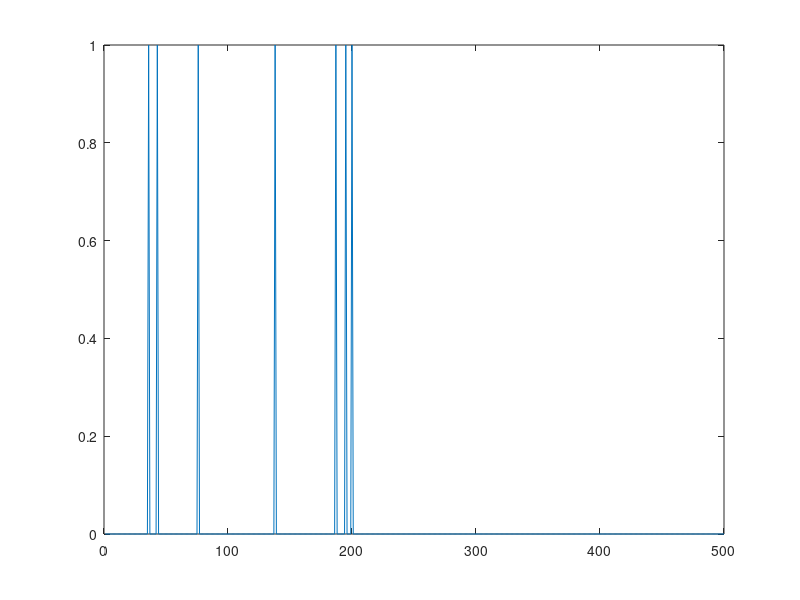

Reproduce this figure in MATLAB.
%%  MA665 - Lab 3:  Poisson models
%   In this tutorial we will construct Poisson models of spiking.  We
%   will also analyze the data from the previous tutorial and determine if
%   it is, in fact, Poisson.

%%  Preliminaries.
%   Text preceded by a '%' indicates a 'comment'.  This text should appear
%   green on the screen.  I will use comments to explain what we're doing 
%   and to ask you questions.  Also, comments are useful in your own code
%   to note what you've done (so it makes sense when you return to the code
%   in the future).  It's a good habit to *always* comment your code.  I'll
%   try to set a good example, but won't always . . . 

%%  NOTES - Challenge Problems.
%   You'll find *seven* challange problems.  Your task --- answer
%   at least three of them.  Present your results to me in whatever format you think is
%   appropriate.  Your solutions should include figures (with axes labeled
%   and captions) and explanatory text.  Also, please include any
%   MATLAB code you write;  remember to include comments in the
%   code.  The comments should be detailed enough that you could share your
%   code with any of your classmates / colleagues.  Watch out for *Extreme*
%   Challenge problems --- they're tricky.  If you email me your solutions
%   please send as PDF.

%%  Part 1:  Is the data Poisson?
%   To start, we'll return to a data example from last week's tutorial.
%   Download the data from Lab 2 at:
%
%   http://makramer.info/MA665
%
%   And start by loading the first data set,

load('d1.mat')

%   As before, you should now see the variable 'd' in the workspace.  Each
%   row corresponds to a trial (1000 in total) and each column corresponds
%   to a moment in time (500 in total).  The sampling rate is 1000 Hz.  So,
%   we collect 1000 trials from our spiking neuron, each lasting 500 ms.
%   Remember?

%   In class, we determined a method to check if a data set exhibits
%   Poisson properties:  compute the Fano factor.  To do so, we must
%   compute the mean and variance in the number of spikes per trial.  First,
%   let's calculate the number of spikes per trial.  We performed this same
%   calculation in Lab 2,

n_spikes_per_trial = sum(d,2);

%Q:  Compute the variance in the number of spikes per trial.
%HINT:  You'll need to implement a MATLAB command to compute the "variance".
%Try looking in MATLAB Help . . .

%   The formula for the Fano factor is:
%
%   FANO =  [variance in the # of spikes per trial] / [average # spikes per trial]
%
%   Hmm . . . 

%Q (In lab):  What is the Fano factor for "d1"?  Compare with your
%classmates.

%Q (In lab):  Based on your calculation, do you think the data is Poisson?

%%  Part 2:  Generating Poisson distributions.
%   We've talked about Poisson distributions, but we haven't seen any.
%   What do Poisson distributions actually look like?  To answer this, let's
%   generate Poission distributions in MATLAB and plot them.

%   In MATLAB, it's easy to generate samples from a Poisson distribution.
%   To do so, we must first specify a single parameter --- lambda.  Let's start
%   with the choice,

lambda=10;

%   By making this choice, we fix the average number of spikes per trial to
%   10. Now, let's generate a single random number from a Poisson
%   distribution with lambda=10,

poissrnd(lambda)

%Q (in lab):  Execute the above command a few times.  What type of values do you get?

%   It's sometimes useful to generate a vector of Poisson random numbers.  Here's
%   how to generate 10,000 Poisson random numbers with parameter lambda,

myRands = poissrnd(lambda, [10000,1]);

%Q (in lab):  Convince yourself that the list of numbers in "myRands" is, in fact,
%Poisson distributed.  Do this in any way you think appropriate, but do
%some calculations . . . no circular arguments!  HINT:  Think "Fano" ...

%   Now, let's visually examine the *distribution* of these Poisson random
%   numbers.  To do so, we can plot a histogram of these numbers.

hist(myRands, (0:1:30))
xlabel('Random Number Value');
ylabel('Counts')

%   We can scale the vertical axis of this plot to display instead the
%   *proportion* of numbers within each interval.  To do so, let's call,

[h b] = hist(myRands, (0:1:30));

%   Notice that, in this case, we call the "hist" function with two
%   outputs.  These outputs hold:  the histogram counts (h) and the bins
%   (b).  Let's now plot the histogram counts scaled by the total number of
%   Poission numbers,

bar(b,h/10000)
xlabel('Random Number Value');
ylabel('Proportion')

%%%%  ASIDE %%%%
%
%   We can compare the histogram computed from the list of random
%   numbers to the acutal probability density function for a Poisson
%   distribution.  To do so,

hold on
plot(b,poisspdf(b,lambda), 'r')
hold off

%   See MATLAB Help if you're interested in the function "poisspdf".

%%  Part 3:  Is the data *not* Poission?
%   To justify that neural data is Poission, we examine the Fano factor.  If
%   it's *near* one, then we claim that the data is Poission.  But
%   how "near one" is near enough?  Does a Fano factor of 1.10 indicate
%   that the data is Poisson or not?
%
%   To answer this, we'll first hypothesize that the neural data *is* Poission.
%   We'll then compare the Fano factor we compute from the data (the "statistic") to the
%   distribution of Fano factors we expect for a true Poission process.  If we
%   find that our statistic lies outside the 95% confidence intervals of
%   this distribution, then we'll reject our hypothesis that the data is
%   Poission.  Note:  this is a standard argument in statistics --- assume
%   something is true, then reject this assumption.
%
%   The first step is to determine the distribution of the Fano factor for
%   true Poisson data.  It turns out that this distribution is a "gamma"
%   distribution with the following form,
%
%   FANO ~ gamma((N-1)/2, 2/(N-1))
%
%   where "N" is the number of trials (in our case).  Let's look at this
%   gamma probability density and try to get an intuitive sense for its
%   shape.  To do so, execute the following code,

N = 1000;                               %The number of trials, in our case.
FANO = (0:0.001:2);                     %Define a range of FANO values we might observe.
y = gampdf(FANO, (N-1)/2, 2/(N-1));     %Compute the gamma distribution [See MATLAB Help if you're interested] ...
y = y/N;                                %Scale the gamma distribution by the total number of trials.
plot(FANO,y);                           %  and plot it
xlabel('Fano Factor')
ylabel('Proportion')
title('Distribution of Fano factors expected for Poisson data')

%   The most probable value for the Fano factor is 1, but we would *not* be
%   surprised to observe a Fano factor of 1.05 or 0.95 if the data are
%   Poisson.  On the other hand, we would be *very* surprised to observe a
%   Fano factor of 1.5 or 0.5;  the probability of those values occuring
%   is very low if the data are indeed Poisson.

%   Let's now define the 95% confidence interval for the Fano factor,

upper = gaminv(0.975, (N-1)/2, 2/(N-1));
lower = gaminv(0.025, (N-1)/2, 2/(N-1));

%   The first line determines the value of the FANO factor at which 97.5% of
%   the area under the PDF is to the left.  The second line determines the
%   value of the FANO factor at which only 2.5% of the area under the PDF
%   is to the left.

%   We expect true Poission data to generate Fano factors between [lower, upper]
%   95% of the time.  Let's plot these limits on the gamma distribution,

hold on
plot([lower lower], [0 max(y)], 'r');
plot([upper upper], [0 max(y)], 'r');
hold off

%   The two (vertical) red lines on the plot indicate the 95% confidence
%   interval for the Fano factor.  In other words, when we observe 1000
%   trials, we expect to observe a Fano factor between the red lines 95% of
%   the time if the data are Poisson.  If we observe a Fano factor outside
%   of this interval, we reject the hypothesis that the data are Poission.

%Q (in lab):  Use these results to test the hypothesis that "d1" is Poisson
%data.  Discuss your results in lab.

%%  Part 4a:  Generating Poisson distributions from binomial distributions.
%   In class, we discussed the binomial distribution, which was useful for
%   examining the outcome of coin flips.  We can compute binomial random
%   numbers (just as we computed Poisson random numbers) using built-in
%   MATLAB commands.  Let's compute a single binomial random number,

m=1;
p=0.5;
binornd(m,p)

%   In the call to function "binornd" we specify two parameters,
%
%   m = total number of coin flips.
%   p = probability of success (i.e., heads) of each coin flip, 0 <= p <= 1.
%
%   The output of the function "binornd" is number of successes.  This number is
%   always less than (or equal to) m.

%Q (in lab):  Keep m=1 fixed, and vary p.  What values does "binornd" return when p
%is near 0 (i.e., when the chance of success is small)?  When p is near 1
%(i.e., when the chance of success is large)?

%   Now, let's make the probability of success really small (p=0.01).

p=0.01;
binornd(m,p)

% Q (in lab):  Execute the above 3 lines of code multiple times.  How many success do
%you tend to observe?

%   It's irritating to execute three lines of code over and over again.
%   So, instead, let's generate a long list of binomial random numbers.  We
%   do so by adding another argument to the end of the function "binornd",

myRands = binornd(m,p,[500,1]);

%   Here we generate 500 binomial random numbers.  Each random number is
%   drawn from the same binomial distribution with m and p as specified
%   above.  Let's plot "myRands" and see what we've created,

plot(myRands)

%   Notice that it's mostly zeros.  Every so often, we observe a single
%   "successful coin flip" --- let's think of these rare, successful events 
%   as spikes.  In other words, let's imagine that the "1"s in "myRand"
%   correspond to times when a simulated neuron generates a spike, and
%   the "0"s correspond to spike free times.  Our simulated neuron is
%   dominated by spike free times (i.e., it rarely spikes).  You may have
%   expected this;  the probability of success (p) is quite low.

%%  Part 4b:  Simulating spike trains using the binomial distribution.
%   The last result in Part 4a suggests we can simulate spike trains using
%   the binomial distribution.  Let's do this, but now for a number of
%   trials.  First, let's define the number of trials (100), the length of each
%   trial (500ms), and a new matrix "data" to hold the data we create,

ntrials=100;
T = 500;
data = zeros(ntrials, T);

%   We'll consider 100 trials and, for each
%   trial, let's generate 500 binomial random numbers with p=0.01 and
%   m=500.  We'll think of each random number as representing the number
%   of spikes in a 1 ms time interval;  because we collect 500 binomial
%   random numbers, we'll imagine this represents 500 ms of data (per
%   trial).  In each subinterval our simulated neuron spikes (success!) or does not
%   spike.  For each trial, let's compute and save the 500 coin-flips.
%   All of this is done in the next five lines of MATLAB code,

m=1; p=0.01;
for k=1:ntrials
    spikes = zeros(T,1);
    for i=1:T
        spikes(i) = binornd(m,p);
    end
    data(k,:) = spikes;
end

%Q:  Do the previous five lines make sense?  Be able to explain in words
%each line.

%%  Challenge Problem #1.  %%%%%%%%%%%%%%%%%%%%%%%%%%%%%%%%%%%%%%%%%%%%%%%%
%Q (Challenge 1):  Analyze the data sets "d2.mat" and "d3.mat" available
%on the course website from Lab 2.  Are these data sets Poisson?  If not,
%can you identify aspects of the spiking activity that make it non-Poisson?

%%  Challenge Problem #2.  %%%%%%%%%%%%%%%%%%%%%%%%%%%%%%%%%%%%%%%%%%%%%%%%
%Q (Challenge 2):  In Part 2 we generated the variable "myRands" by drawing
%from a Poisson distribution.  Determine how this distribution changes as 
%the parameter "lambda" is varied.  Support your description with plots
%(hint: make histograms!).  Compute the mean, varaiance, and Fano factor of
%"myRands" in each case.

%%  Challenge Problem #3.  %%%%%%%%%%%%%%%%%%%%%%%%%%%%%%%%%%%%%%%%%%%%%%%%
%Q (Challenge 3):  Choose some values of the Fano factor and
%sketch examples of spike trains you would expect to produce these Fano
%factors (these can be hand sketches, like I often make on the blackboard
%in class).  Consider in particular the cases when
%  i) the Fano factor is near 0,
%  ii) the Fano factor is near 1, and
%  iii) the Fano factor is much greater than 1.
%Explain your reasoning for each sketch.

%%  Challenge Problem #4  %%%%%%%%%%%%%%%%%%%%%%%%%%%%%%%%%%%%%%%%%%%%%%%%%
%   Visit Blackboard for this course and download the file
%   "Point_Process_Notes.pdf" from the Course Documents section.  Work
%   through this document by downloading the specified spike train data set
%   and executing the MATLAB code.  Notify me of any typos, suggestions,
%   ideas, etc.  I'm interested to know anything you like or dislike.  What
%   makes sense?  What doesn't make sense?

%%  Challenge Problem #5.  %%%%%%%%%%%%%%%%%%%%%%%%%%%%%%%%%%%%%%%%%%%%%%%%
%Q (Challenge 5):  Generate a data set of your own that consists of periodic
%spiking without variability --- for example, in each trial, make the simulated neuron
%spike every 100 ms.  Repeat the analysis above for your new data set, and
%show that data is (or is not) Poisson.

%%  Challenge Problem #6. %%%%%%%%%%%%%%%%%%%%%%%%%%%%%%%%%%%%%%%%%%%%%%%%%
%Q (Challenge 6):  We generated a new data set "data" in Part 4b consisting of 
%100 trials, each lasting 500 ms.  We've done this using *binomial* random
%numbers (i.e., flipping a biased coin at each moment of time and counting a 
%success as a spike).  Using the tools developed above, analyze these simulated
%spike train data.  Plot the SNH, the ISI histogram, and compute the Fano factor.

%%  Challenge Problem #7. %%%%%%%%%%%%%%%%%%%%%%%%%%%%%%%%%%%%%%%%%%%%%%%%%
%Q (Challenge 7):  Modify the "for-loop" in Part 4b to compute the ISI for
%each trial.  Examine and report the properties of the ISIs.  What
%distribution do the ISIs appear to follow?

%%  Challenge Problem #8.  %%%%%%%%%%%%%%%%%%%%%%%%%%%%%%%%%%%%%%%%%%%%%%%%
%Q (Challenge 8):  Analyze your own data set using the techniques above.  Is
%the spiking data Poisson?  Please explain the data details of your data in your
%write up.